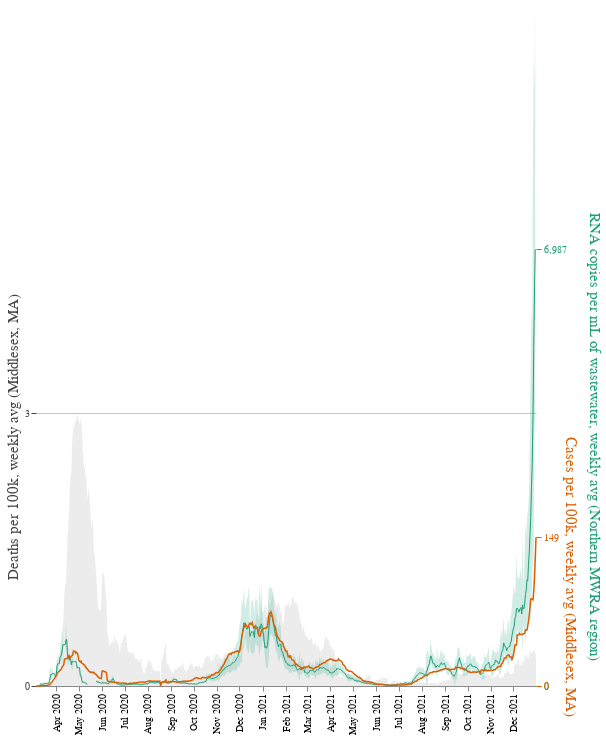

The notebook cell saved with this chart:
### Code cell
def plot(df, nyt_domain):
    # MWRA wastewater covid measurement
    mwra_color = "#1b9e77"
    mwra_data = df[df["region"] == "Northern"]
    mwra_data["min_error"] = mwra_data["copies_per_ml_avg"] - mwra_data["confidence_interval_low"]
    mwra_data["max_error"] = mwra_data["copies_per_ml_avg"] + mwra_data["confidence_interval_high"]
    mwra_max = mwra_data["copies_per_ml_avg"].max()
    mwra_avg = alt.Chart(mwra_data).mark_line(color=mwra_color, size=1).encode(
        alt.X("date", title=None, axis=alt.Axis(format="%b %Y", grid=False)),
        alt.Y(
            "copies_per_ml_avg",
            title="RNA copies per mL of wastewater, weekly avg (Northern MWRA region)",
            scale=alt.Scale(domain=(0, mwra_max * 1.1)),
            axis=alt.Axis(
                domainColor=mwra_color,
                tickColor=mwra_color,
                labelColor=mwra_color,
                titleColor=mwra_color,
                domain=False,
                values=[0, mwra_max],
                titlePadding=20,
            ),
        )
    )
    mwra_errors = alt.Chart(mwra_data).mark_area(color=mwra_color, opacity=0.2).encode(
        alt.X("date", title=None, axis=alt.Axis(format="%b %Y", grid=False)),
        y="min_error",
        y2="max_error",
    )

    # New York Times covid cases
    nyt_color = "#d95f02"
    nyt_data = df[df["region"] == "Middlesex"]
    nyt_max = nyt_data["cases_avg_per_100k"].max()
    nyt_avg = alt.Chart(nyt_data).mark_line(color=nyt_color, size=1.5).encode(
        alt.X("date", title=None, axis=alt.Axis(format="%b %Y", grid=False)),
        alt.Y(
            "cases_avg_per_100k",
            title="Cases per 100k, weekly avg (Middlesex, MA)",
            scale=alt.Scale(domain=nyt_domain),
            axis=alt.Axis(
                domainColor=nyt_color,
                tickColor=nyt_color,
                labelColor=nyt_color,
                titleColor=nyt_color,
                values=[0, nyt_max],
                gridColor=nyt_color,
                domain=False,
                titleAlign="left",
            ),
        )
    )

    # New York Times covid deaths
    deaths_color = "#444"
    deaths_max = nyt_data["deaths_avg_per_100k"].max()
    nyt_deaths = alt.Chart(nyt_data).mark_area(color=deaths_color, opacity=0.1).encode(
        alt.X("date", title=None, axis=alt.Axis(format="%b %Y", grid=False)),
        alt.Y(
            "deaths_avg_per_100k",
            title="Deaths per 100k, weekly avg (Middlesex, MA)",
            scale=alt.Scale(domain=[0, 5]),
            axis=alt.Axis(
                domainColor=deaths_color,
                tickColor=deaths_color,
                labelColor=deaths_color,
                titleColor=deaths_color,
                values=[0, deaths_max],
                gridColor=deaths_color,
                domain=False,
                gridOpacity=0.3,
                grid=True,
            ),
        ),
    )

    # Combine them on the same plot
    return alt.layer(nyt_deaths, mwra_errors + mwra_avg, nyt_avg).resolve_scale(
        y = 'independent'
    ).properties(
        width=500,
        height=500,
    ).configure_axisX(
        labelAngle=-90,
    ).configure_axisY(
        titleFontSize=15,
        titleFontWeight="normal",
    ).configure_view(
        strokeWidth=0,
    )

visualization = plot(combined, (0, 500))
visualization.save("covid-19-wastewater.json")
visualization

### Figure 1 — Vega-Lite specification as saved in the notebook (floating-point values rounded to 4 significant figures; data arrays with more than 128 entries replaced by an {"elided": "..."} marker saying what was removed)
{"config": {"view": {"continuousWidth": 400, "continuousHeight": 300, "strokeWidth": 0}, "axisX": {"labelAngle": -90}, "axisY": {"titleFontSize": 15, "titleFontWeight": "normal"}}, "layer": [{"data": {"name": "data-d2e5494c94aab9898a6db9dc78fb22a7"}, "mark": {"type": "area", "color": "#444", "opacity": 0.1}, "encoding": {"x": {"axis": {"format": "%b %Y", "grid": false}, "field": "date", "title": null, "type": "temporal"}, "y": {"axis": {"domain": false, "domainColor": "#444", "grid": true, "gridColor": "#444", "gridOpacity": 0.3, "labelColor": "#444", "tickColor": "#444", "titleColor": "#444", "values": [0, 2.73]}, "field": "deaths_avg_per_100k", "scale": {"domain": [0, 5]}, "title": "Deaths per 100k, weekly avg (Middlesex, MA)", "type": "quantitative"}}}, {"layer": [{"mark": {"type": "area", "color": "#1b9e77", "opacity": 0.2}, "encoding": {"x": {"axis": {"format": "%b %Y", "grid": false}, "field": "date", "title": null, "type": "temporal"}, "y": {"field": "min_error", "type": "quantitative"}, "y2": {"field": "max_error"}}}, {"mark": {"type": "line", "color": "#1b9e77", "size": 1}, "encoding": {"x": {"axis": {"format": "%b %Y", "grid": false}, "field": "date", "title": null, "type": "temporal"}, "y": {"axis": {"domain": false, "domainColor": "#1b9e77", "labelColor": "#1b9e77", "tickColor": "#1b9e77", "titleColor": "#1b9e77", "titlePadding": 20, "values": [0, 6987.0]}, "field": "copies_per_ml_avg", "scale": {"domain": [0, 7686.0]}, "title": "RNA copies per mL of wastewater, weekly avg (Northern MWRA region)", "type": "quantitative"}}}], "data": {"name": "data-6bc696f49e971c80a23dab6ac6b2175d"}}, {"data": {"name": "data-d2e5494c94aab9898a6db9dc78fb22a7"}, "mark": {"type": "line", "color": "#d95f02", "size": 1.5}, "encoding": {"x": {"axis": {"format": "%b %Y", "grid": false}, "field": "date", "title": null, "type": "temporal"}, "y": {"axis": {"domain": false, "domainColor": "#d95f02", "gridColor": "#d95f02", "labelColor": "#d95f02", "tickColor": "#d95f02", "titleAlign": "left", "titleColor": "#d95f02", "values": [0, 148.8]}, "field": "cases_avg_per_100k", "scale": {"domain": [0, 500]}, "title": "Cases per 100k, weekly avg (Middlesex, MA)", "type": "quantitative"}}}], "height": 500, "resolve": {"scale": {"y": "independent"}}, "width": 500, "$schema": "https://vega.github.io/schema/vega-lite/v4.17.0.json", "datasets": {"data-d2e5494c94aab9898a6db9dc78fb22a7": {"elided": "667 records"}, "data-6bc696f49e971c80a23dab6ac6b2175d": {"elided": "653 records"}}}
